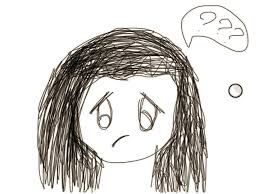
#> input picture temp_drawing_20250626_151350.png, 259 x 194 px
$ python -i app.py   (imports and definitions only)
#> lines starting #> are read from the running program, lines starting #| are printed output that depends on the picture; after the words box and inside, x2 and y2 are one past the last pixel; in counts of white or black regions, pixels touching at a corner belong together
import streamlit as st
import os
import tempfile
import base64
from datetime import datetime
from PIL import Image, ImageDraw, ImageFont
import numpy as np
import cv2
import json
from typing import Dict, Any, Optional

# Configure Streamlit page
# [85 lines not run here, left out]

class DrawingAnalyzer:
    """Comprehensive drawing analysis system"""

    def __init__(self):
        self.age_groups = {
            2: "Toddler (2-3 years)",
            3: "Toddler (2-3 years)",
            4: "Preschool (4-6 years)",
            5: "Preschool (4-6 years)",
            6: "Preschool (4-6 years)",
            7: "School Age (7-11 years)",
            8: "School Age (7-11 years)",
            9: "School Age (7-11 years)",
            10: "School Age (7-11 years)",
            11: "School Age (7-11 years)",
            12: "Adolescent (12+ years)"
        }

        self.developmental_expectations = {
            "Toddler (2-3 years)": {
                "skills": ["Scribbling", "Basic marks", "Large movements"],
                "shapes": 1,
                "complexity": "Very Simple"
            },
            "Preschool (4-6 years)": {
                "skills": ["Basic shapes", "Simple figures", "Color recognition"],
                "shapes": 3,
                "complexity": "Simple"
            },
            "School Age (7-11 years)": {
                "skills": ["Detailed figures", "Realistic proportions", "Complex scenes"],
                "shapes": 6,
                "complexity": "Medium"
            },
            "Adolescent (12+ years)": {
                "skills": ["Advanced techniques", "Perspective", "Abstract concepts"],
                "shapes": 10,
                "complexity": "Complex"
            }
        }

    # [33 lines left out: function analyze_colors, not called in this run]

    def analyze_shapes(self, image: np.ndarray) -> Dict[str, Any]:
        """Analyze shapes and complexity"""
        gray = cv2.cvtColor(image, cv2.COLOR_RGB2GRAY)

        # Edge detection
        edges = cv2.Canny(gray, 50, 150)
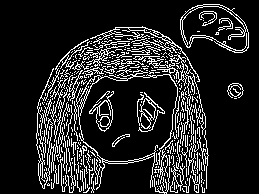
#> edges: shape (194, 259); 14.4% white in thin lines or dots, all inside (x1, y1, x2, y2) = (36, 4, 249, 194)
        contours, _ = cv2.findContours(edges, cv2.RETR_EXTERNAL, cv2.CHAIN_APPROX_SIMPLE)
#> contours = 313 contours, 300 with area under 20; largest, box (x1, y1, x2, y2) and area: (180, 4, 249, 53) 2294, (76, 54, 206, 190) 646, (89, 91, 114, 132) 390, (90, 26, 200, 82) 280, (138, 92, 165, 132) 235

        # Filter meaningful contours
        meaningful_contours = [c for c in contours if cv2.contourArea(c) > 100]
#> meaningful_contours = 5 contours; box (x1, y1, x2, y2) and area: (180, 4, 249, 53) 2294, (76, 54, 206, 190) 646, (89, 91, 114, 132) 390, (90, 26, 200, 82) 280, (138, 92, 165, 132) 235

        # Calculate coverage
        total_area = gray.shape[0] * gray.shape[1]
#> total_area = 50246
        drawing_area = sum(cv2.contourArea(c) for c in meaningful_contours)
#> drawing_area = 3845.5
        coverage = drawing_area / total_area
#> coverage = 0.0765

        # Determine complexity
        shape_count = len(meaningful_contours)
#> shape_count = 5
        if shape_count < 3:
            complexity = "Simple"
        elif shape_count < 8:
            complexity = "Medium"
        else:
            complexity = "Complex"

        return {
            "total_shapes": shape_count,
            "complexity_level": complexity,
            "drawing_coverage": float(coverage),
            "detail_level": "High" if coverage > 0.3 else "Medium" if coverage > 0.1 else "Low"
        }

    # [595 lines left out: functions analyze_spatial_organization, analyze_emotional_indicators, assess_development, generate_recommendations, analyze_drawing, generate_ai_description and 3 more, not called in this run]

# [2 lines not run here, left out]

>>> import cv2
>>> picture = cv2.cvtColor(cv2.imread('temp_drawing_20250626_151350.png'), cv2.COLOR_BGR2RGB)
>>> result = DrawingAnalyzer().analyze_shapes(picture)
#> result = {'total_shapes': 5, 'complexity_level': 'Medium', 'drawing_coverage': 0.0765, 'detail_level': 'Low'}
